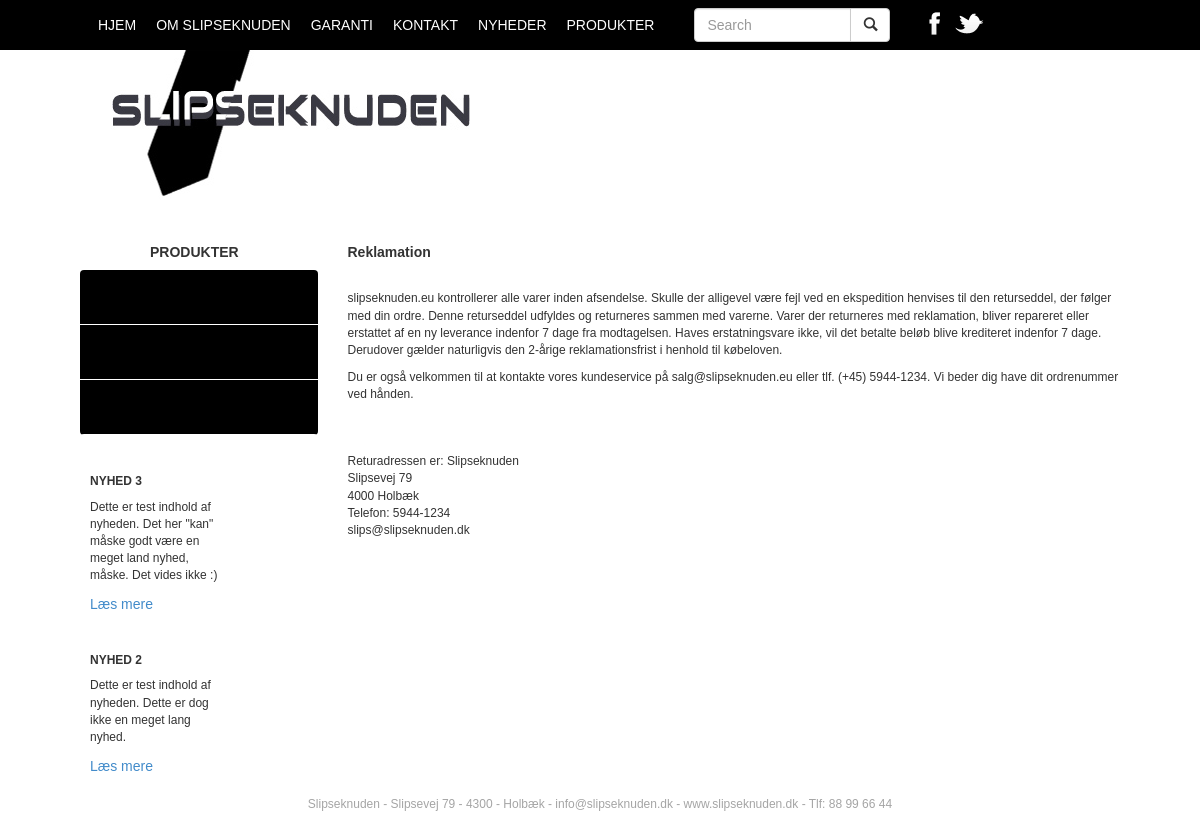
/garanti.php, run on the app's committed database.
### tables this page shows
CREATE TABLE IF NOT EXISTS `maarke` (
  `Id` int(11) NOT NULL AUTO_INCREMENT,
  `Navn` varchar(55) NOT NULL,
  PRIMARY KEY (`Id`)
);

CREATE TABLE IF NOT EXISTS `nyheder` (
  `Id` int(11) NOT NULL AUTO_INCREMENT,
  `Titel` varchar(55) NOT NULL,
  `Indhold` text NOT NULL,
  `Dato` timestamp NOT NULL DEFAULT CURRENT_TIMESTAMP ON UPDATE CURRENT_TIMESTAMP,
  PRIMARY KEY (`Id`)
);

CREATE TABLE IF NOT EXISTS `sider` (
  `Id` int(11) NOT NULL AUTO_INCREMENT,
  `Titel` varchar(55) NOT NULL,
  `Indhold` text NOT NULL,
  PRIMARY KEY (`Id`)
);

### garanti.php (the view)
<?php include 'includes/public_header.php'; ?>
<section class="content">
        <div class="row">
            <?php include 'includes/sidebar.php'; ?>
            <div class="right-content">
                <div class="col-sm-9">
                    <?php
                    $sql = "SELECT * FROM sider WHERE Id='3'";
                    $result = mysqli_query($connection, $sql);
                    $row = mysqli_fetch_array($result);
                    echo $row['Indhold'];
                    ?>
                </div>
            </div>
        </div>
</section>
<?php include 'includes/footer.php'; ?>

### includes/sidebar.php
<div class="col-sm-3 sidebar">
    <h2 class="sidebar-titel">Produkter</h2>
    <aside class="sidebar-menu">
        <?php
        $sql = "SELECT * FROM maarke";
        $result = mysqli_query($connection, $sql);
        echo "<ul>";
        while ($row = mysqli_fetch_array($result)) {
            echo "<li><a href='#'>" . $row['M_Navn'] . "</a></li>";
        }
        echo "</ul>";
        ?>
    </aside>
    <?php
    $sql = "SELECT * FROM nyheder ORDER BY RAND() LIMIT 2";
    $result = mysqli_query($connection, $sql);
    while ($row = mysqli_fetch_array($result)) {
        echo "<aside class='sidebar-lower'>";
        echo "<h3 class='sidebar-titel'>" . $row['Titel'] . "</h3>";
        echo "<p>$row[Indhold]</p>";
        echo "<a href='nyhed.php?id=$row[Id]'>Læs mere</a>";
        echo "</aside>";    }
    ?>
</div>

### css/styles.css (style rules this page uses)
body,h1,h2,h3,h4,h5,h6,.h1,.h2,.h3,.h4,.h5,.h6 { font-family: "Verdana", Arial, Helvetica, sans-serif; }
ul { padding:0; margin:0; }
h2 { font-size:14px; font-weight:bold; }
h2.sidebar-titel { padding-left:70px; text-transform: uppercase; }
h3 { font-size:12px; font-weight:bold; text-transform: uppercase; }
p { font-size:12px; }
aside.sidebar-menu { border-radius: 4px; overflow: hidden; }
aside.sidebar-menu > ul { list-style-type: none; }
aside.sidebar-menu > ul > li { display: block; color:#fff; height:55px; border-bottom:1px solid #fff; padding:15px 20px 0px 20px; background:#000; }
aside.sidebar-lower { padding:20px 90px 0px 10px; }
.content { min-height:400px; }
.right-content { margin-top:0px; }

### data on the page
nyheder: Titel "NYHED 3", Indhold "Dette er test indhold af nyheden. Det her \"kan\" måske godt være en meget land nyhed, måske. Det vides ikke :)"
nyheder: Titel "NYHED 2", Indhold "Dette er test indhold af nyheden. Dette er dog ikke en meget lang nyhed."
sider: Indhold "Reklamation slipseknuden.eu kontrollerer alle varer inden afsendelse. Skulle der alligevel være fejl ved en ekspedition henvises til den returseddel, der følger med din ordre. Denne returseddel udfyldes og returneres sammen med varerne. Varer der returneres med reklamation, bliver repareret eller erstattet af en ny leverance indenfor 7 dage fra modtagelsen. Haves erstatningsvare ikke, vil det betalte beløb blive krediteret indenfor 7 dage. Derudover gælder naturligvis den 2-årige reklamationsfrist i henhold til købeloven. Du er også velkommen til at kontakte vores kundeservice på salg@slipseknuden.eu eller tlf. (+45) 5944-1234. Vi beder dig have dit ordrenummer ved hånden. Returadressen er:…"
